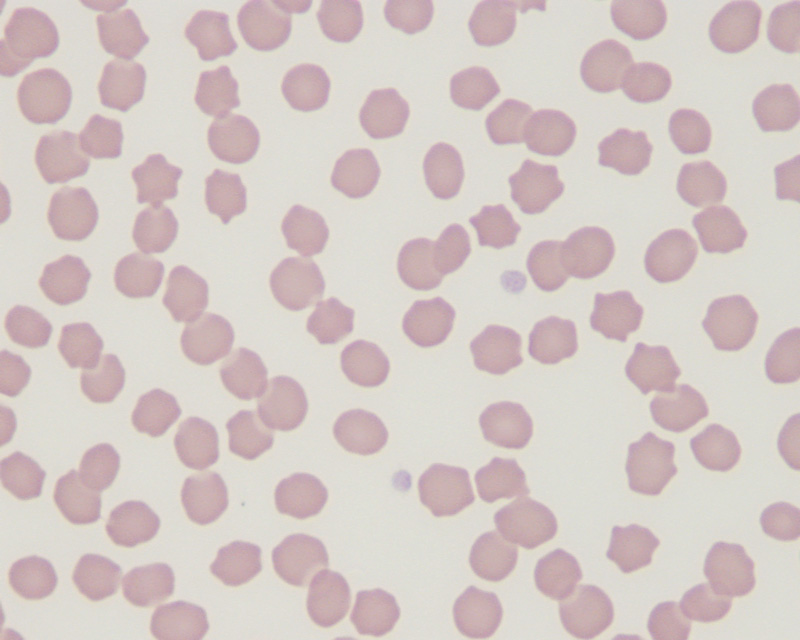
%> input picture Kasus10.jpg, 800 x 640 px
$ octave tugasProject.m   (GNU Octave 9; MATLAB toolbox functions it lacks are replaced by stand-ins)
%> lines starting %> are read from the running program, lines starting %| are printed output that depends on the picture; in (x1, y1, x2, y2) boxes, pixels count from 0 and x2, y2 are one past the last pixel; in counts of white or black regions, pixels touching at a corner belong together; the program's own positions count from 1
### imageSeg2rgb.m
function image = imageSeg2rgb(real,binary)
[b,k] = size(binary);
A = zeros(b,k,3);

for i=1:b
    for j=1:k
        if binary(i,j) == 1
            A(i,j,:) = real(i,j,:);
        end
    end
end
image = uint8(A);
end

### tugasProject.m
close all; clear; clc;
A = imread('Kasus10.jpg');
%> A is the input picture: size 640x800x3 uint8; mean R, G, B 213.1, 201.6, 198.6
B = imread('bwShedKasus10.jpg');
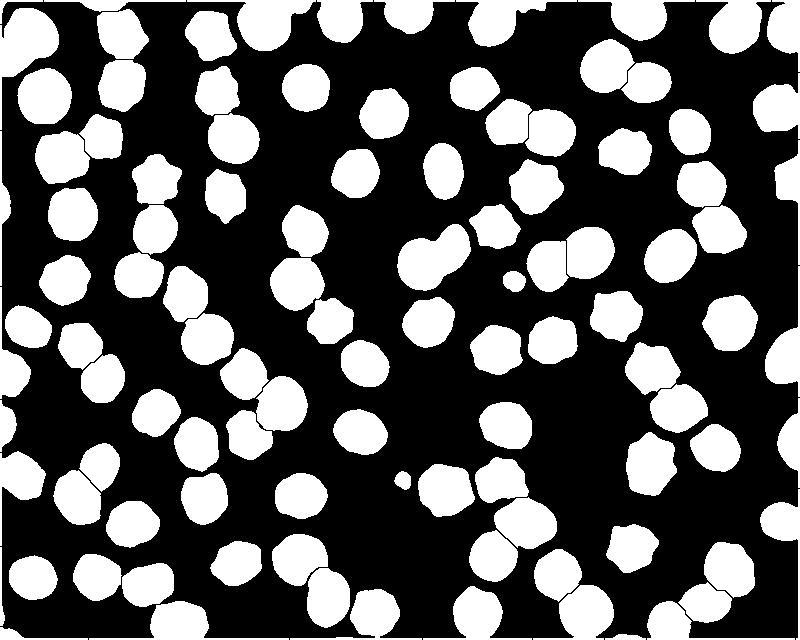
%> input picture bwShedKasus10.jpg, 800 x 640 px
%> B is the input picture: size 640x800 uint8; min 0, max 255, mean 93.3
B = im2bw(B);
%> B: size 640x800 logical; 36.6% white; 106 white regions, largest, box (x1, y1, x2, y2) and area: (397, 224, 471, 291) 3159, (0, 8, 59, 130) 3038, (187, 0, 316, 51) 2741

C = imageSeg2rgb(A,B);

[L,num] = bwlabel(B);
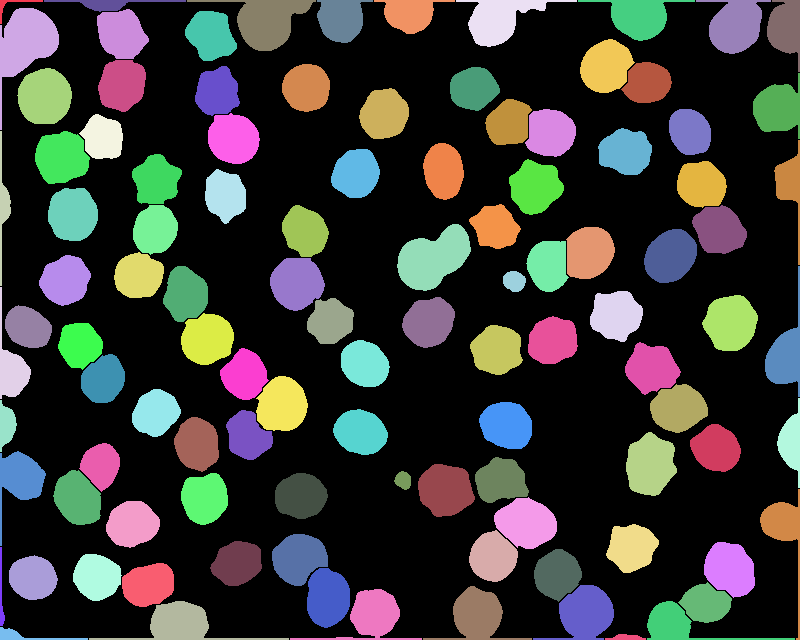
%> L: size 640x800 double; 107 distinct labels, from 0 to 106; one colour per label, 0 black
%> num = 106
MeanR = regionprops('table',L, C(:,:,1), 'MeanIntensity');
%> MeanR = 106 regions; first 5, MeanIntensity: 211.1, 198.2, 205.9, 200.3, 198.1
MeanG = regionprops('table',L, C(:,:,2), 'MeanIntensity');
%> MeanG = 106 regions; first 5, MeanIntensity: 200.8, 170.9, 188.7, 175.4, 172.7
MeanB = regionprops('table',L, C(:,:,3), 'MeanIntensity');
%> MeanB = 106 regions; first 5, MeanIntensity: 200.5, 176, 191.1, 179.2, 177.6

FiturWarna = [MeanR.MeanIntensity MeanG.MeanIntensity MeanB.MeanIntensity];
%> FiturWarna = 106 rows, first 12: [211.1 200.8 200.5; 198.2 170.9 176; 205.9 188.7 191.1; 200.3 175.4 179.2; 198.1 172.7 177.6; 199.4 174.4 179; 210.6 200.7 199.1; 207.7 190.7 192.2; 197.3 169.3 176.4; 197.9 170.6 176.7; 198.6 171.9 175.7; 199.9 174.1 177.6]
ShapeDescp = regionprops('table',L,'Perimeter','Area','MajorAxisLength',...
    'MinorAxisLength','Centroid','Orientation');
%> ShapeDescp = 106 regions; largest, Area, Centroid, MajorAxisLength, MinorAxisLength and Orientation: 3159 [433.9 258.9] 84.31 49.95 31.78, 3038 [26 43.4] 87.78 53.66 61.12, 2741 [267.3 21.4] 81.27 56.9 4.03, 2422 [45.2 97.3] 56.81 54.36 73.61, 2416 [650.9 465.4] 62.45 49.79 79.62
Roundness = (ShapeDescp.Perimeter).^2./(4*pi*ShapeDescp.Area);
%> Roundness = 106 values, max 13.23 at index 3, min 0.932 at index 58, mean 2
Ciri = [FiturWarna ShapeDescp.Area ShapeDescp.Perimeter Roundness];
%> Ciri = 106 rows, first 8: [211.1 200.8 200.5 154 122.9 7.8; 198.2 170.9 176 3038 333.9 2.92; 205.9 188.7 191.1 578 310 13.23; 200.3 175.4 179.2 1265 256.9 4.15; 198.1 172.7 177.6 555 114.9 1.89; 199.4 174.4 179 1789 273.1 3.32; 210.6 200.7 199.1 196 156.7 9.97; 207.7 190.7 192.2 354 187.2 7.87]


indeksTrombosit = find(Ciri(:,4) < 400 & Ciri(:,6) < 1)
%> indeksTrombosit = [58; 73]
indeksSelDarah = find(Ciri(:,4) > 400 & Ciri(:,6) < 1.04)
%> indeksSelDarah = 47 values from 9 to 100
indeksSelDarahAbnormal = find(Ciri(:,4) > 400 & Ciri(:,6) > 1.04 ...
    & Ciri(:,6) < 1.2)
%> indeksSelDarahAbnormal = 29 values from 12 to 97


[b,k] = size(B);
%> b = 640; k = 800
DT = zeros(b,k);
kT = length(indeksTrombosit);
%> kT = 2
for i=1:kT
    DT(find(L==(indeksTrombosit(i)))) = 1;
end
%> this loop made 2 passes
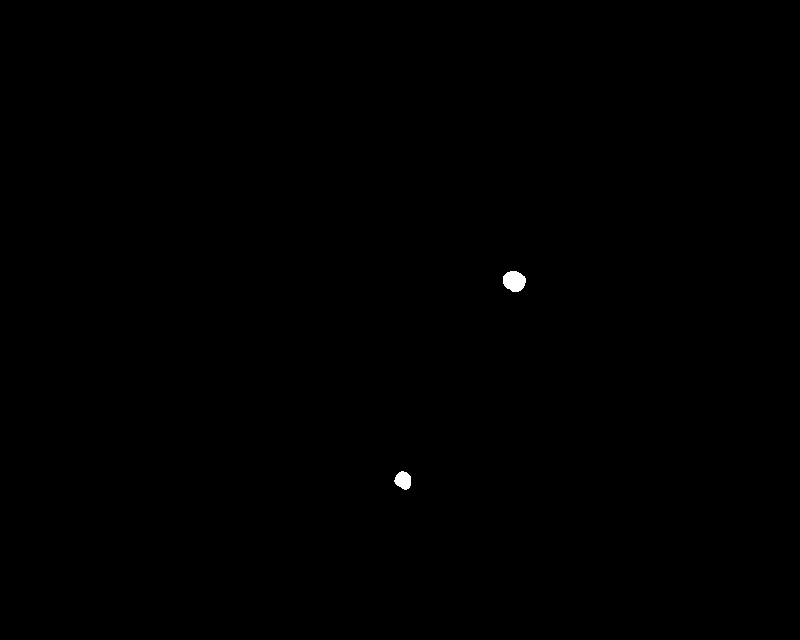
%> DT: size 640x800 double; values 0 (black) and 1 (white), 0.12% white; 2 white regions, box (x1, y1, x2, y2) and area: (503, 271, 526, 292) 375, (394, 471, 411, 490) 235

DD = zeros(b,k);
kD = length(indeksSelDarah);
%> kD = 47
for i=1:kD
    DD(find(L==(indeksSelDarah(i)))) = 1;
end
%> this loop made 47 passes
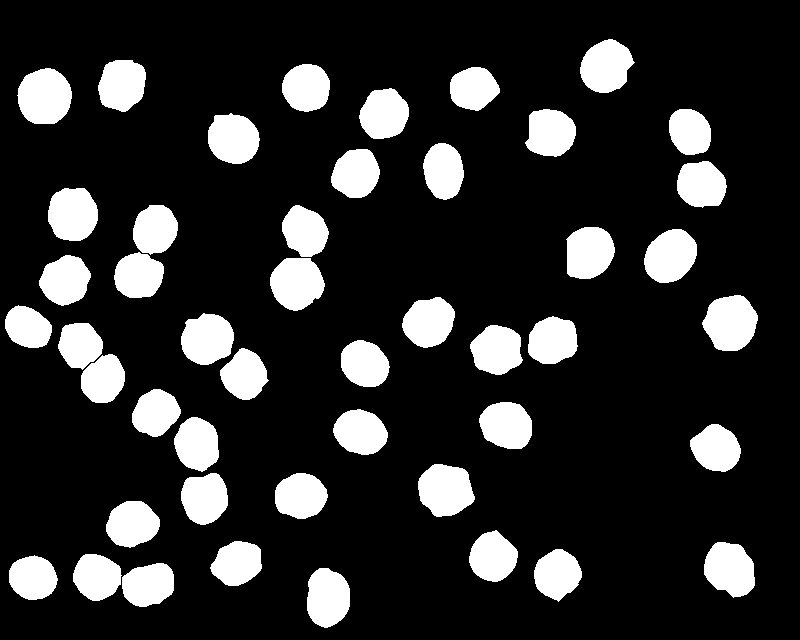
%> DD: size 640x800 double; values 0 (black) and 1 (white), 17.4% white; 47 white regions, largest, box (x1, y1, x2, y2) and area: (17, 68, 72, 124) 2422, (702, 295, 758, 351) 2343, (418, 464, 475, 517) 2287

DDA = zeros(b,k);
kDA = length(indeksSelDarahAbnormal);
%> kDA = 29
for i=1:kDA
    DDA(find(L==(indeksSelDarahAbnormal(i)))) = 1;
end
%> this loop made 29 passes
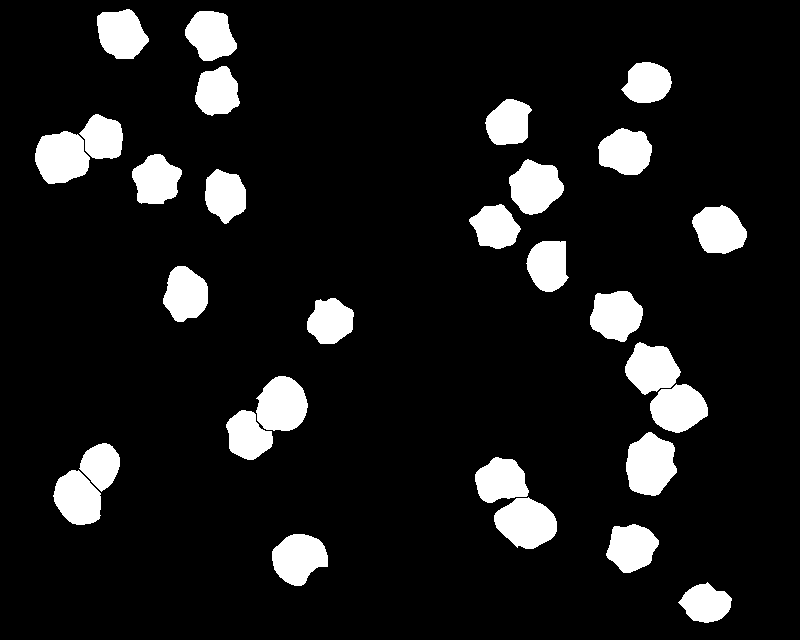
%> DDA: size 640x800 double; values 0 (black) and 1 (white), 10.5% white; 29 white regions, largest, box (x1, y1, x2, y2) and area: (626, 432, 677, 496) 2416, (494, 497, 557, 549) 2322, (35, 131, 90, 184) 2227

DT = logical(DT);
DD = logical(DD);
DDA = logical(DDA);

C1 = imageSeg2rgb(A,DT);
C2 = imageSeg2rgb(A,DD);
%> after the loop in imageSeg2rgb (call 3), `for i=1:b`:
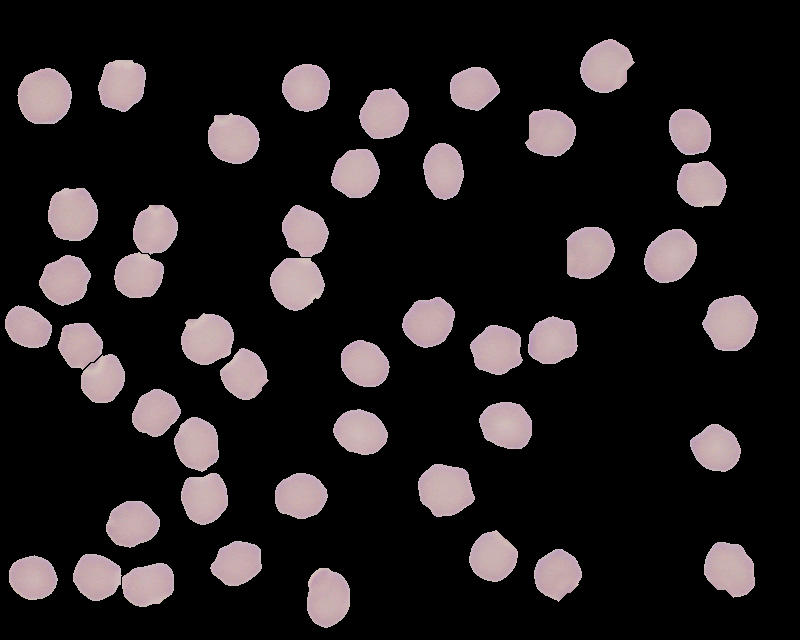
%> A: size 640x800x3 double; mean R, G, B 34.6, 30, 31
C3 = imageSeg2rgb(A,DDA);
%> after the loop in imageSeg2rgb (call 4), `for i=1:b`:
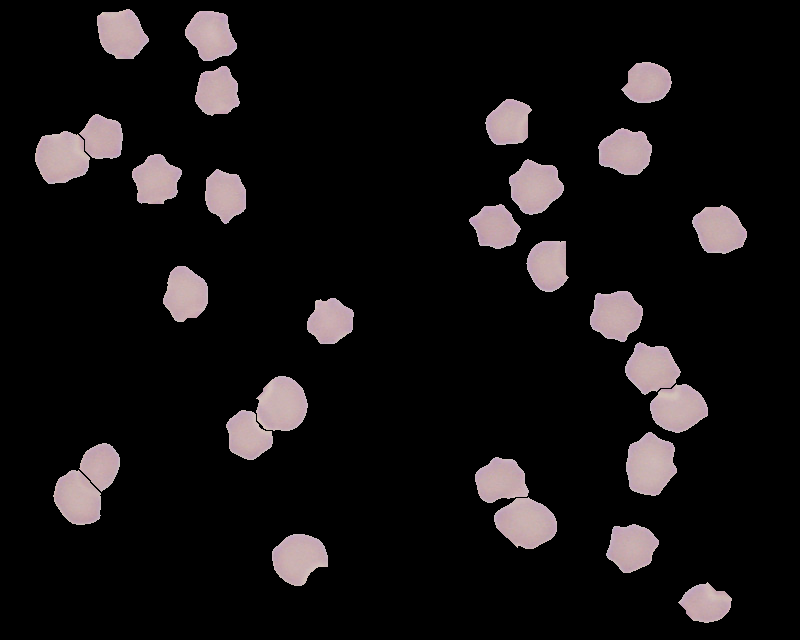
%> A: size 640x800x3 double; mean R, G, B 20.8, 18, 18.6

figure, imshow(C1), title('Trombosit');
figure, imshow(C2), title('Sel Darah Merah');
figure, imshow(C3), title('Sel Darah Abnormal');

imwrite(C1,'Trombosit.jpg');
imwrite(C2,'Sel Darah Merah.jpg');
imwrite(C3,'Sel Darah Abnormal.jpg');

%%%%%%%%%%%%%%%%%%%%%%%%%%%%%%%%%%%%%%%%%%%%%%%%%%%%%%%%%%%%%%%%%%%
Title = ['Red' 'Green' 'Blue' 'Area' 'Perimeter' 'Roundness'];
Mean = mean(Ciri(:,:));
%> Mean = [199.4 173.9 179.8 1766.7 181.7 2]
SDev = std(Ciri(:,:));
%> SDev = [2.54 5.41 4.86 541.1 67.22 2.23]
mx = [Mean
    SDev];
%> mx = [199.4 173.9 179.8 1766.7 181.7 2; 2.54 5.41 4.86 541.1 67.22 2.23]
%%%%%%%%%%%%%%%%%%%%%%%%%%%%%%%%%%%%%%%%%%%%%%%%%%%%%%%%%%%%%%%%%%%
